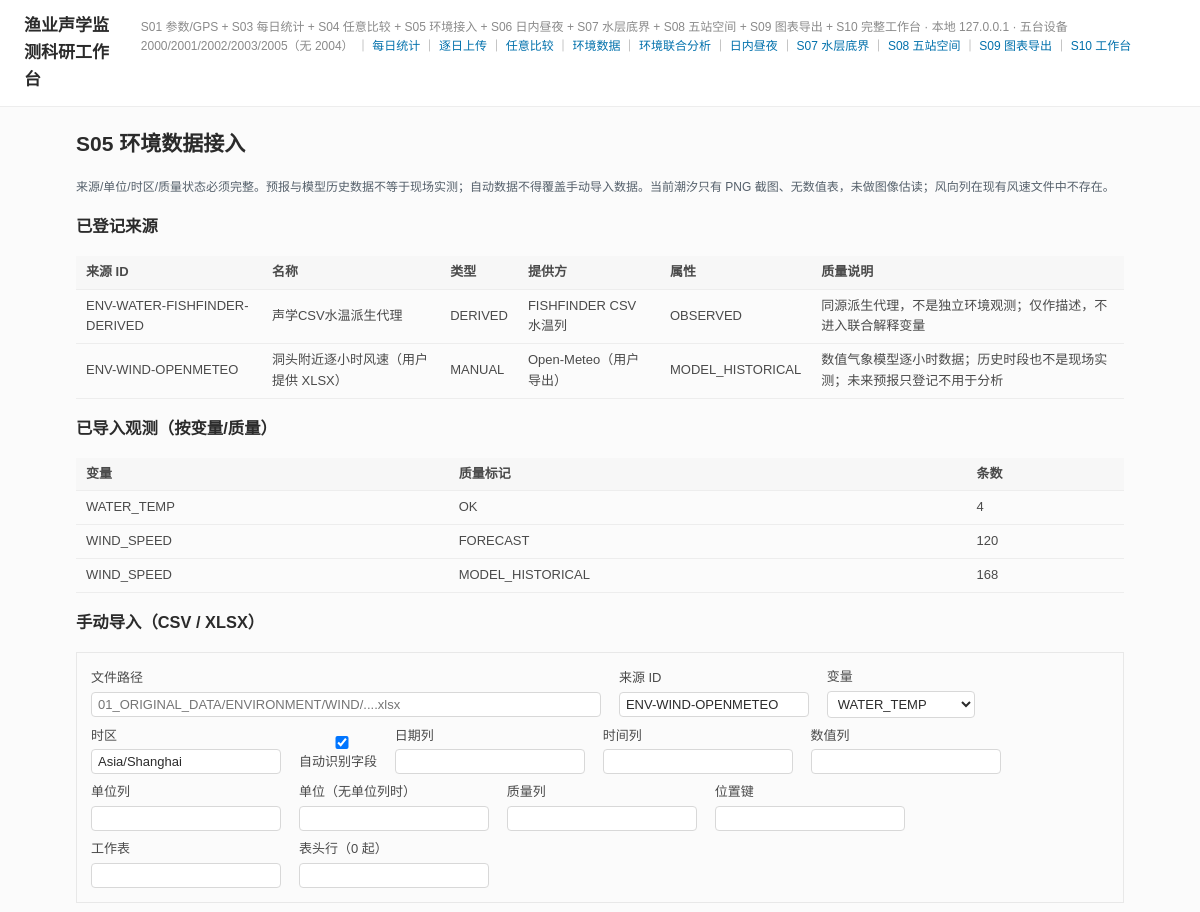
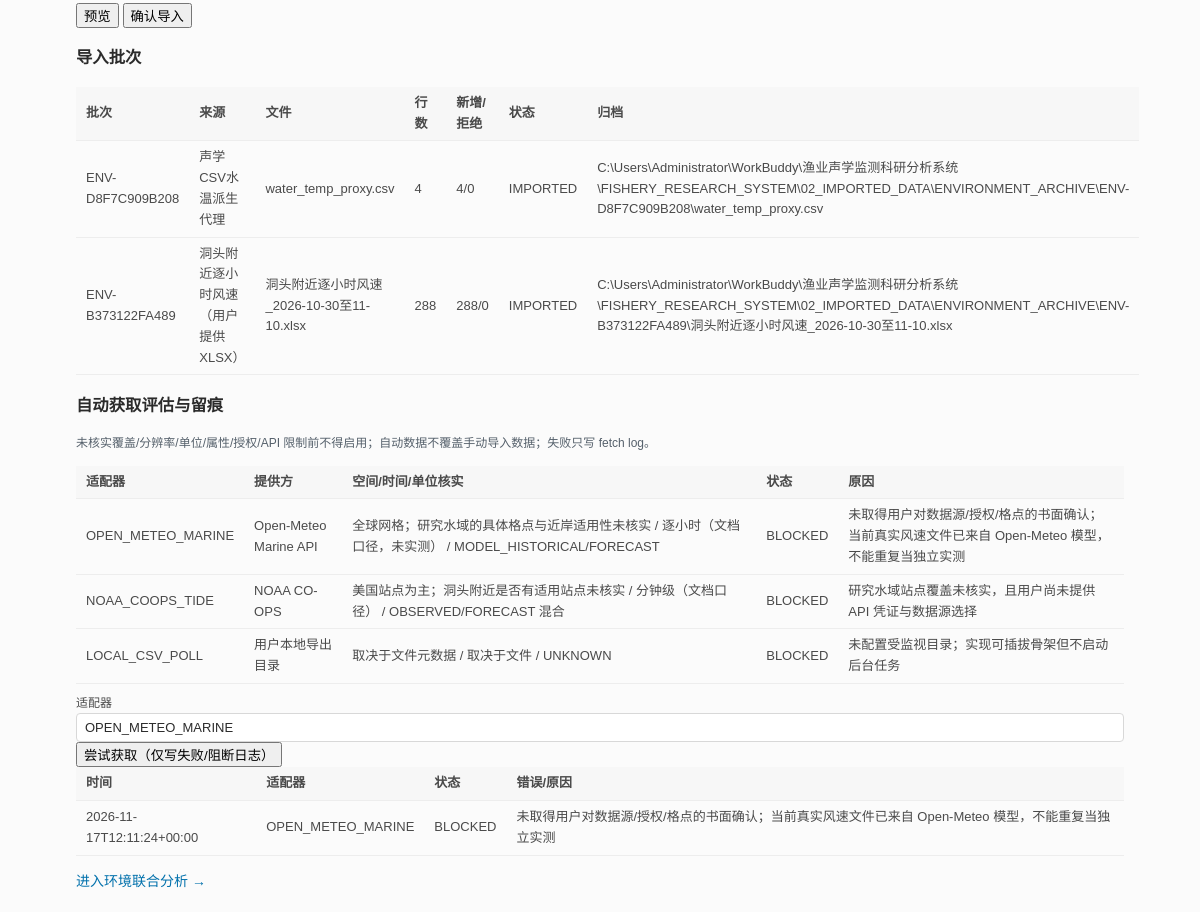
/environment, run on the app's committed database (2 pictures, top to bottom).
### tables this page shows
CREATE TABLE environment_source (
    source_id           TEXT PRIMARY KEY,
    name                TEXT NOT NULL,
    kind                TEXT NOT NULL CHECK (kind IN ('MANUAL','DERIVED','AUTO')),
    provider            TEXT NOT NULL,
    dataset             TEXT,
    source_url          TEXT,
    spatial_coverage    TEXT,
    time_resolution     TEXT,
    units_json          TEXT NOT NULL,
    observed_or_forecast TEXT NOT NULL CHECK (observed_or_forecast IN ('OBSERVED','MODEL_HISTORICAL','FORECAST','UNKNOWN')),
    license             TEXT,
    authorization       TEXT,
    api_limits          TEXT,
    quality_note        TEXT,
    created_at          TEXT NOT NULL,
    actor               TEXT NOT NULL
);

CREATE TABLE environment_import_batch (
    batch_id            TEXT PRIMARY KEY,
    source_id           TEXT NOT NULL REFERENCES environment_source(source_id),
    file_name           TEXT NOT NULL,
    file_sha256         TEXT NOT NULL,
    file_size_bytes     INTEGER NOT NULL,
    file_kind           TEXT NOT NULL CHECK (file_kind IN ('CSV','XLSX')),
    sheet_name          TEXT,
    field_mapping_json  TEXT NOT NULL,
    timezone            TEXT NOT NULL,
    row_count           INTEGER NOT NULL,
    accepted_count      INTEGER NOT NULL,
    rejected_count      INTEGER NOT NULL,
    duplicate_count     INTEGER NOT NULL,
    issue_summary_json  TEXT NOT NULL,
    status              TEXT NOT NULL CHECK (status IN ('IMPORTED','PARTIAL','REJECTED')),
    archive_path        TEXT,
    created_at          TEXT NOT NULL,
    actor               TEXT NOT NULL
);

CREATE TABLE environment_fetch_log (
    fetch_id            TEXT PRIMARY KEY,
    adapter             TEXT NOT NULL,
    status              TEXT NOT NULL CHECK (status IN ('ATTEMPTED','SUCCESS','FAILED','BLOCKED')),
    requested_at        TEXT NOT NULL,
    finished_at         TEXT,
    parameter_json      TEXT NOT NULL,
    records_written     INTEGER NOT NULL DEFAULT 0,
    error_message       TEXT,
    actor               TEXT NOT NULL
);

### 04_SOURCE_CODE/app/web/routes.py (the view)
@bp.get("/environment")
def environment_home():
    conn = get_conn()
    try:
        sources = [dict(r) for r in conn.execute(
            "SELECT * FROM environment_source ORDER BY created_at DESC")]
        batches = [dict(r) for r in conn.execute(
            "SELECT b.*, s.name AS source_name FROM environment_import_batch b "
            "JOIN environment_source s ON s.source_id=b.source_id "
            "ORDER BY b.created_at DESC LIMIT 30")]
        counts = [dict(r) for r in conn.execute(
            "SELECT variable, quality_flag, COUNT(*) n FROM environment_observation "
            "GROUP BY variable, quality_flag ORDER BY variable")]
        fetch_log = [dict(r) for r in conn.execute(
            "SELECT * FROM environment_fetch_log ORDER BY requested_at DESC LIMIT 20")]
    finally:
        conn.close()
    return render_template("environment.html", sources=sources, batches=batches,
                           counts=counts, fetch_log=fetch_log,
                           evaluation=fetch_svc.evaluate(),
                           variables=env_import_svc.VARIABLES)

### 04_SOURCE_CODE/app/db.py (called while the page is built)
def connect(path: Path | None = None) -> sqlite3.Connection:
    p = path or db_path()
    p.parent.mkdir(parents=True, exist_ok=True)
    conn = sqlite3.connect(str(p))
    conn.row_factory = sqlite3.Row
    conn.execute("PRAGMA foreign_keys = ON")
    return conn

### 04_SOURCE_CODE/app/services/environment_fetch.py (called while the page is built)
def evaluate() -> dict:
    return {
        "generated_at": datetime.now(dt_timezone.utc).isoformat(timespec="seconds") + "Z",
        "candidates": list(CANDIDATES),
        "policy": "未核实覆盖/分辨率/单位/属性/授权/API 限制前不得启用；自动数据不覆盖手动导入数据；失败只写 fetch log。",
        "enabled_adapters": [],
    }

### 04_SOURCE_CODE/app/web/routes.py (called while the page is built)
def get_conn() -> sqlite3.Connection:
    return connect(current_app_db())

def current_app_db():
    from flask import current_app
    return current_app.config["DB_FILE"]

### 04_SOURCE_CODE/app/templates/environment.html (shortened to what this page needs)
{% extends "base.html" %}
{% block content %}
<h2>S05 环境数据接入</h2>
<p class="hint">来源/单位/时区/质量状态必须完整。预报与模型历史数据不等于现场实测；自动数据不得覆盖手动导入数据。当前潮汐只有 PNG 截图、无数值表，未做图像估读；风向列在现有风速文件中不存在。</p>
<h3>已登记来源</h3>
<table><thead><tr><th>来源 ID</th><th>名称</th><th>类型</th><th>提供方</th><th>属性</th><th>质量说明</th></tr></thead><tbody>
{% for s in sources %}<tr><td>{{ s.source_id }}</td><td>{{ s.name }}</td><td>{{ s.kind }}</td><td>{{ s.provider }}</td><td>{{ s.observed_or_forecast }}</td><td>{{ s.quality_note or '—' }}</td></tr>
{% else %}<tr><td colspan="6">暂无来源</td></tr>{% endfor %}
</tbody></table>
<h3>已导入观测（按变量/质量）</h3>
<table><thead><tr><th>变量</th><th>质量标记</th><th>条数</th></tr></thead><tbody>
{% for c in counts %}<tr><td>{{ c.variable }}</td><td>{{ c.quality_flag }}</td><td>{{ c.n }}</td></tr>
{% else %}<tr><td colspan="3">暂无观测</td></tr>{% endfor %}
</tbody></table>
<h3>手动导入（CSV / XLSX）</h3>
<form class="compare-form" method="post" action="/environment/import">
  <fieldset>
    <label>文件路径 <input name="file_path" size="60" placeholder="01_ORIGINAL_DATA/ENVIRONMENT/WIND/....xlsx"></label>
    <label>来源 ID <input name="source_id" value="{{ (form.get('source_id') if form else '') or 'ENV-WIND-OPENMETEO' }}"></label>
    <label>变量 <select name="variable">{% for v in variables %}<option value="{{ v }}" {% if form and form.get('variable') == v %}selected{% endif %}>{{ v }}</option>{% endfor %}</select></label>
    <label>时区 <input name="timezone" value="{{ (form.get('timezone') if form else '') or 'Asia/Shanghai' }}"></label>
    <label><input type="checkbox" name="suggest" value="1" checked> 自动识别字段</label>
    <label>日期列 <input name="date_col" value="{{ form.get('date_col') if form else '' }}"></label>
    <label>时间列 <input name="time_col" value="{{ form.get('time_col') if form else '' }}"></label>
    <label>数值列 <input name="value_col" value="{{ form.get('value_col') if form else '' }}"></label>
    <label>单位列 <input name="unit_col" value="{{ form.get('unit_col') if form else '' }}"></label>
    <label>单位（无单位列时） <input name="unit" value="{{ form.get('unit') if form else '' }}"></label>
    <label>质量列 <input name="quality_col" value="{{ form.get('quality_col') if form else '' }}"></label>
    <label>位置键 <input name="location_key" value="{{ form.get('location_key') if form else '' }}"></label>
    <label>工作表 <input name="sheet" value="{{ form.get('sheet') if form else '' }}"></label>
    <label>表头行（0 起） <input name="header_row" value="{{ form.get('header_row') if form else '' }}"></label>
  </fieldset>
  <button name="action" value="preview">预览</button>
  <button name="action" value="import">确认导入</button>
</form>
<h3>导入批次</h3>
<table><thead><tr><th>批次</th><th>来源</th><th>文件</th><th>行数</th><th>新增/拒绝</th><th>状态</th><th>归档</th></tr></thead><tbody>
{% for b in batches %}<tr><td>{{ b.batch_id }}</td><td>{{ b.source_name }}</td><td>{{ b.file_name }}</td><td>{{ b.row_count }}</td><td>{{ b.accepted_count }}/{{ b.rejected_count }}</td><td>{{ b.status }}</td><td>{{ b.archive_path }}</td></tr>
{% else %}<tr><td colspan="7">暂无批次</td></tr>{% endfor %}
</tbody></table>
<h3>自动获取评估与留痕</h3>
<p class="hint">{{ evaluation.policy }}</p>
<table><thead><tr><th>适配器</th><th>提供方</th><th>空间/时间/单位核实</th><th>状态</th><th>原因</th></tr></thead><tbody>
{% for c in evaluation.candidates %}<tr><td>{{ c.adapter }}</td><td>{{ c.provider }}</td><td>{{ c.spatial_coverage }} / {{ c.time_resolution }} / {{ c.observed_or_forecast }}</td><td>{{ c.status }}</td><td>{{ c.reason }}</td></tr>{% endfor %}
</tbody></table>
<form method="post" action="/environment/fetch-attempt">
  <label>适配器 <input name="adapter" value="OPEN_METEO_MARINE"></label>
  <button>尝试获取（仅写失败/阻断日志）</button>
</form>
<table><thead><tr><th>时间</th><th>适配器</th><th>状态</th><th>错误/原因</th></tr></thead><tbody>
{% for f in fetch_log %}<tr><td>{{ f.requested_at }}</td><td>{{ f.adapter }}</td><td>{{ f.status }}</td><td>{{ f.error_message or '—' }}</td></tr>
{% else %}<tr><td colspan="4">暂无尝试</td></tr>{% endfor %}
</tbody></table>
<p><a href="/environment/analysis">进入环境联合分析 →</a></p>
{% endblock %}

### 04_SOURCE_CODE/app/templates/base.html (style rules this page uses)
:root { --bg: #FBFBFB; --card: #FFFFFF; --table-head: #F7F7F7; --line: #EDEDED; --border: #E8E8E8; --border-dash: #D8D8D8; --muted: #8A8A8A; --text-2: #4A4A4A; --text: #2B2B2B; --accent: #0271AC; --warn: #E05C4F; --soft-pink: #FEEFF2; --soft-blue: #EFF5FF; }
* { box-sizing: border-box; }
body { margin: 0; background: var(--bg); color: var(--text); font: 14px/1.6 "Microsoft YaHei", "PingFang SC", sans-serif; }
a { color: var(--accent); text-decoration: none; }
table { width: 100%; border-collapse: collapse; font-size: 13px; }
th { background: var(--table-head); color: var(--text-2); text-align: left; padding: 6px 10px; border-bottom: 1px solid var(--line); font-weight: 600; }
td { padding: 6px 10px; border-bottom: 1px solid var(--line); color: var(--text-2); }
label { display: block; color: var(--text-2); font-size: 12px; margin-top: 10px; }
input, select { width: 100%; padding: 6px 8px; border: 1px solid var(--border-dash); border-radius: 4px; font-size: 13px; background: var(--card); color: var(--text); }
.hint { color: #55606b; font-size: 12px; line-height: 1.6; }
.compare-form fieldset { border: 1px solid var(--border); margin: 0 0 12px; padding: 10px 14px; }
.compare-form label { display: inline-block; margin: 4px 14px 4px 0; font-size: 13px; }
.compare-form input, .compare-form select { display: block; margin-top: 3px; padding: 4px 6px; }

### data on the page
environment_source: source_id "ENV-WATER-FISHFINDER-DERIVED", name "声学CSV水温派生代理", kind "DERIVED", provider "FISHFINDER CSV 水温列", observed_or_forecast "OBSERVED", quality_note "同源派生代理，不是独立环境观测；仅作描述，不进入联合解释变量"
environment_source: source_id "ENV-WIND-OPENMETEO", name "洞头附近逐小时风速（用户提供 XLSX）", kind "MANUAL", provider "Open-Meteo（用户导出）", observed_or_forecast "MODEL_HISTORICAL", quality_note "数值气象模型逐小时数据；历史时段也不是现场实测；未来预报只登记不用于分析"
environment_import_batch: batch_id "ENV-D8F7C909B208", source_name "声学CSV水温派生代理", file_name "water_temp_proxy.csv", row_count "4", accepted_count "4", rejected_count "0", status "IMPORTED", archive_path "C:\\Users\\Administrator\\WorkBuddy\\渔业声学监测科研分析系统\\FISHERY_RESEARCH_SYSTEM\\02_IMPORTED_DATA\\ENVIRONMENT_ARCHIVE\\ENV-D8F7C909B208\\water_temp_proxy.csv"
environment_import_batch: batch_id "ENV-B373122FA489", source_name "洞头附近逐小时风速（用户提供 XLSX）", file_name "洞头附近逐小时风速_2026-10-30至11-10.xlsx", row_count "288", accepted_count "288", rejected_count "0", status "IMPORTED", archive_path "C:\\Users\\Administrator\\WorkBuddy\\渔业声学监测科研分析系统\\FISHERY_RESEARCH_SYSTEM\\02_IMPORTED_DATA\\ENVIRONMENT_ARCHIVE\\ENV-B373122FA489\\洞头附近逐小时风速_2026-10-30至11-10.xlsx"
environment_fetch_log: adapter "OPEN_METEO_MARINE", provider "Open-Meteo Marine API", spatial_coverage "全球网格；研究水域的具体格点与近岸适用性未核实", time_resolution "逐小时（文档口径，未实测）", observed_or_forecast "MODEL_HISTORICAL/FORECAST", status "BLOCKED", reason "未取得用户对数据源/授权/格点的书面确认；当前真实风速文件已来自 Open-Meteo 模型，不能重复当独立实测", requested_at "2026-11-17T12:11:24+00:00", error_message "未取得用户对数据源/授权/格点的书面确认；当前真实风速文件已来自 Open-Meteo 模型，不能重复当独立实测"

### other printed values
{{ c.variable }} "WATER_TEMP" "WIND_SPEED" "WIND_SPEED"
{{ c.quality_flag }} "OK" "FORECAST" "MODEL_HISTORICAL"
{{ c.n }} "4" "120" "168"
{{ evaluation.policy }} "未核实覆盖/分辨率/单位/属性/授权/API 限制前不得启用；自动数据不覆盖手动导入数据；失败只写 fetch log。"
{{ c.adapter }} "NOAA_COOPS_TIDE" "LOCAL_CSV_POLL"
{{ c.provider }} "NOAA CO-OPS" "用户本地导出目录"
{{ c.spatial_coverage }} "美国站点为主；洞头附近是否有适用站点未核实" "取决于文件元数据"
{{ c.time_resolution }} "分钟级（文档口径）" "取决于文件"
{{ c.observed_or_forecast }} "OBSERVED/FORECAST 混合" "UNKNOWN"
{{ c.status }} "BLOCKED" "BLOCKED"
{{ c.reason }} "研究水域站点覆盖未核实，且用户尚未提供 API 凭证与数据源选择" "未配置受监视目录；实现可插拔骨架但不启动后台任务"
form field variable "WATER_TEMP"
